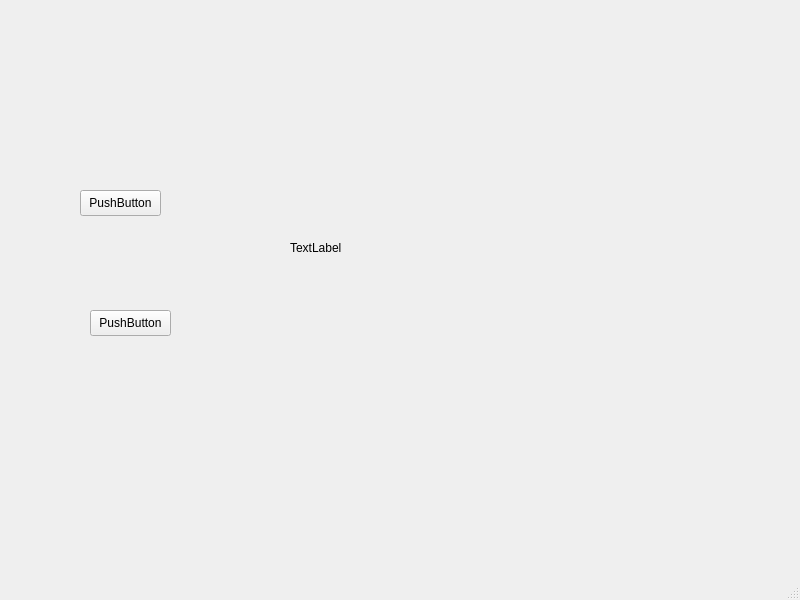
<?xml version="1.0" encoding="UTF-8"?>
<ui version="4.0">
 <class>MainWindow</class>
 <widget class="QMainWindow" name="MainWindow">
  <property name="geometry">
   <rect>
    <x>0</x>
    <y>0</y>
    <width>800</width>
    <height>600</height>
   </rect>
  </property>
  <property name="windowTitle">
   <string>MainWindow</string>
  </property>
  <widget class="QWidget" name="centralwidget">
   <widget class="QPushButton" name="pushButton">
    <property name="geometry">
     <rect>
      <x>80</x>
      <y>190</y>
      <width>81</width>
      <height>26</height>
     </rect>
    </property>
    <property name="text">
     <string>PushButton</string>
    </property>
   </widget>
   <widget class="QPushButton" name="pushButton_2">
    <property name="geometry">
     <rect>
      <x>90</x>
      <y>310</y>
      <width>81</width>
      <height>26</height>
     </rect>
    </property>
    <property name="text">
     <string>PushButton</string>
    </property>
   </widget>
   <widget class="QLabel" name="label">
    <property name="geometry">
     <rect>
      <x>290</x>
      <y>240</y>
      <width>60</width>
      <height>16</height>
     </rect>
    </property>
    <property name="text">
     <string>TextLabel</string>
    </property>
   </widget>
  </widget>
  <widget class="QMenuBar" name="menubar">
   <property name="geometry">
    <rect>
     <x>0</x>
     <y>0</y>
     <width>800</width>
     <height>21</height>
    </rect>
   </property>
  </widget>
  <widget class="QStatusBar" name="statusbar"/>
 </widget>
 <resources/>
 <connections/>
</ui>
